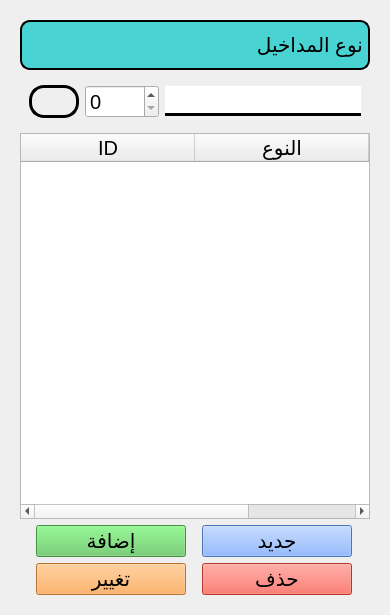
<?xml version="1.0" encoding="UTF-8"?>
<ui version="4.0">
 <class>Form</class>
 <widget class="QWidget" name="Form">
  <property name="geometry">
   <rect>
    <x>0</x>
    <y>0</y>
    <width>389</width>
    <height>615</height>
   </rect>
  </property>
  <property name="windowTitle">
   <string>Form</string>
  </property>
  <layout class="QHBoxLayout" name="horizontalLayout_2">
   <item>
    <widget class="QFrame" name="frame_7">
     <property name="frameShape">
      <enum>QFrame::NoFrame</enum>
     </property>
     <layout class="QVBoxLayout" name="verticalLayout_2">
      <item>
       <widget class="QLabel" name="title">
        <property name="minimumSize">
         <size>
          <width>0</width>
          <height>50</height>
         </size>
        </property>
        <property name="font">
         <font>
          <pointsize>15</pointsize>
         </font>
        </property>
        <property name="styleSheet">
         <string notr="true">border:2px solid black;
background-color: rgb(73, 211, 211);
border-radius:10px</string>
        </property>
        <property name="frameShape">
         <enum>QFrame::NoFrame</enum>
        </property>
        <property name="lineWidth">
         <number>3</number>
        </property>
        <property name="text">
         <string>نوع المداخيل</string>
        </property>
       </widget>
      </item>
      <item>
       <widget class="QFrame" name="frame">
        <property name="frameShape">
         <enum>QFrame::NoFrame</enum>
        </property>
        <layout class="QHBoxLayout" name="horizontalLayout">
         <item>
          <widget class="QLabel" name="nb">
           <property name="minimumSize">
            <size>
             <width>50</width>
             <height>0</height>
            </size>
           </property>
           <property name="maximumSize">
            <size>
             <width>16777215</width>
             <height>50</height>
            </size>
           </property>
           <property name="font">
            <font>
             <pointsize>15</pointsize>
            </font>
           </property>
           <property name="styleSheet">
            <string notr="true">border: 3px solid black; 
border-radius: 15px</string>
           </property>
           <property name="text">
            <string/>
           </property>
          </widget>
         </item>
         <item>
          <widget class="QSpinBox" name="code">
           <property name="minimumSize">
            <size>
             <width>50</width>
             <height>0</height>
            </size>
           </property>
           <property name="font">
            <font>
             <pointsize>15</pointsize>
            </font>
           </property>
           <property name="layoutDirection">
            <enum>Qt::LeftToRight</enum>
           </property>
           <property name="maximum">
            <number>1000</number>
           </property>
          </widget>
         </item>
         <item>
          <widget class="QLineEdit" name="entery">
           <property name="minimumSize">
            <size>
             <width>150</width>
             <height>30</height>
            </size>
           </property>
           <property name="font">
            <font>
             <pointsize>15</pointsize>
            </font>
           </property>
           <property name="layoutDirection">
            <enum>Qt::LeftToRight</enum>
           </property>
           <property name="styleSheet">
            <string notr="true">border: 3px solid black;
border-left: none;
border-right: none;
border-top: none 
</string>
           </property>
          </widget>
         </item>
        </layout>
       </widget>
      </item>
      <item>
       <widget class="QTableWidget" name="list">
        <property name="minimumSize">
         <size>
          <width>350</width>
          <height>0</height>
         </size>
        </property>
        <property name="maximumSize">
         <size>
          <width>16777215</width>
          <height>16777215</height>
         </size>
        </property>
        <property name="font">
         <font>
          <pointsize>15</pointsize>
         </font>
        </property>
        <property name="layoutDirection">
         <enum>Qt::LeftToRight</enum>
        </property>
        <property name="editTriggers">
         <set>QAbstractItemView::NoEditTriggers</set>
        </property>
        <property name="alternatingRowColors">
         <bool>true</bool>
        </property>
        <property name="selectionMode">
         <enum>QAbstractItemView::NoSelection</enum>
        </property>
        <property name="selectionBehavior">
         <enum>QAbstractItemView::SelectItems</enum>
        </property>
        <property name="verticalScrollMode">
         <enum>QAbstractItemView::ScrollPerItem</enum>
        </property>
        <property name="horizontalScrollMode">
         <enum>QAbstractItemView::ScrollPerItem</enum>
        </property>
        <property name="showGrid">
         <bool>false</bool>
        </property>
        <attribute name="horizontalHeaderDefaultSectionSize">
         <number>174</number>
        </attribute>
        <attribute name="verticalHeaderVisible">
         <bool>false</bool>
        </attribute>
        <column>
         <property name="text">
          <string>ID</string>
         </property>
        </column>
        <column>
         <property name="text">
          <string>النوع</string>
         </property>
        </column>
        <column>
         <property name="text">
          <string>الرمز</string>
         </property>
        </column>
       </widget>
      </item>
      <item>
       <widget class="QFrame" name="frame_8">
        <property name="frameShape">
         <enum>QFrame::NoFrame</enum>
        </property>
        <layout class="QHBoxLayout" name="horizontalLayout_4">
         <property name="spacing">
          <number>0</number>
         </property>
         <property name="leftMargin">
          <number>0</number>
         </property>
         <property name="topMargin">
          <number>0</number>
         </property>
         <property name="rightMargin">
          <number>0</number>
         </property>
         <property name="bottomMargin">
          <number>0</number>
         </property>
         <item>
          <widget class="QPushButton" name="add_btn">
           <property name="minimumSize">
            <size>
             <width>100</width>
             <height>30</height>
            </size>
           </property>
           <property name="maximumSize">
            <size>
             <width>150</width>
             <height>16777215</height>
            </size>
           </property>
           <property name="font">
            <font>
             <pointsize>15</pointsize>
            </font>
           </property>
           <property name="styleSheet">
            <string notr="true">background-color: rgb(95, 199, 94);</string>
           </property>
           <property name="text">
            <string>إضافة</string>
           </property>
          </widget>
         </item>
         <item>
          <widget class="QPushButton" name="reset_btn">
           <property name="minimumSize">
            <size>
             <width>100</width>
             <height>30</height>
            </size>
           </property>
           <property name="maximumSize">
            <size>
             <width>150</width>
             <height>16777215</height>
            </size>
           </property>
           <property name="font">
            <font>
             <pointsize>15</pointsize>
            </font>
           </property>
           <property name="styleSheet">
            <string notr="true">background-color: rgb(111, 162, 255);</string>
           </property>
           <property name="text">
            <string>جديد</string>
           </property>
          </widget>
         </item>
        </layout>
       </widget>
      </item>
      <item>
       <widget class="QFrame" name="frame_12">
        <property name="frameShape">
         <enum>QFrame::NoFrame</enum>
        </property>
        <layout class="QHBoxLayout" name="horizontalLayout_10">
         <property name="spacing">
          <number>0</number>
         </property>
         <property name="leftMargin">
          <number>0</number>
         </property>
         <property name="topMargin">
          <number>0</number>
         </property>
         <property name="rightMargin">
          <number>0</number>
         </property>
         <property name="bottomMargin">
          <number>0</number>
         </property>
         <item>
          <widget class="QPushButton" name="update_btn">
           <property name="minimumSize">
            <size>
             <width>100</width>
             <height>30</height>
            </size>
           </property>
           <property name="maximumSize">
            <size>
             <width>150</width>
             <height>16777215</height>
            </size>
           </property>
           <property name="font">
            <font>
             <pointsize>15</pointsize>
            </font>
           </property>
           <property name="styleSheet">
            <string notr="true">background-color: rgb(255, 160, 65);</string>
           </property>
           <property name="text">
            <string>تغيير</string>
           </property>
          </widget>
         </item>
         <item>
          <widget class="QPushButton" name="delete_btn">
           <property name="minimumSize">
            <size>
             <width>100</width>
             <height>30</height>
            </size>
           </property>
           <property name="maximumSize">
            <size>
             <width>150</width>
             <height>16777215</height>
            </size>
           </property>
           <property name="font">
            <font>
             <pointsize>15</pointsize>
            </font>
           </property>
           <property name="styleSheet">
            <string notr="true">background-color: rgb(255, 74, 61);</string>
           </property>
           <property name="text">
            <string>حذف</string>
           </property>
          </widget>
         </item>
        </layout>
       </widget>
      </item>
     </layout>
    </widget>
   </item>
  </layout>
 </widget>
 <resources/>
 <connections/>
</ui>
